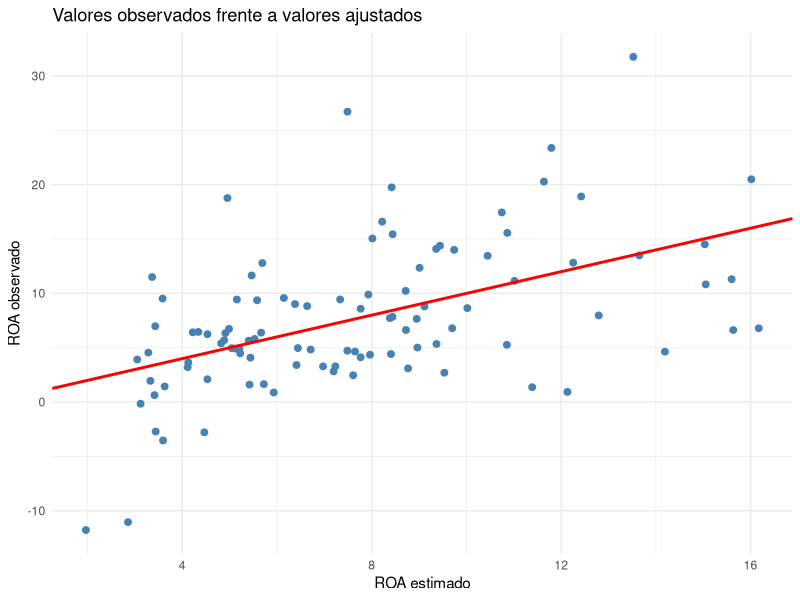
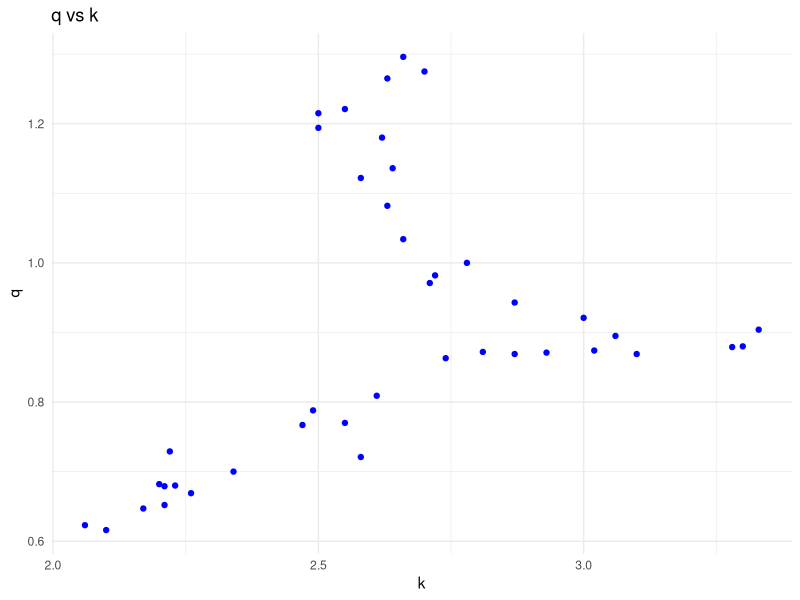
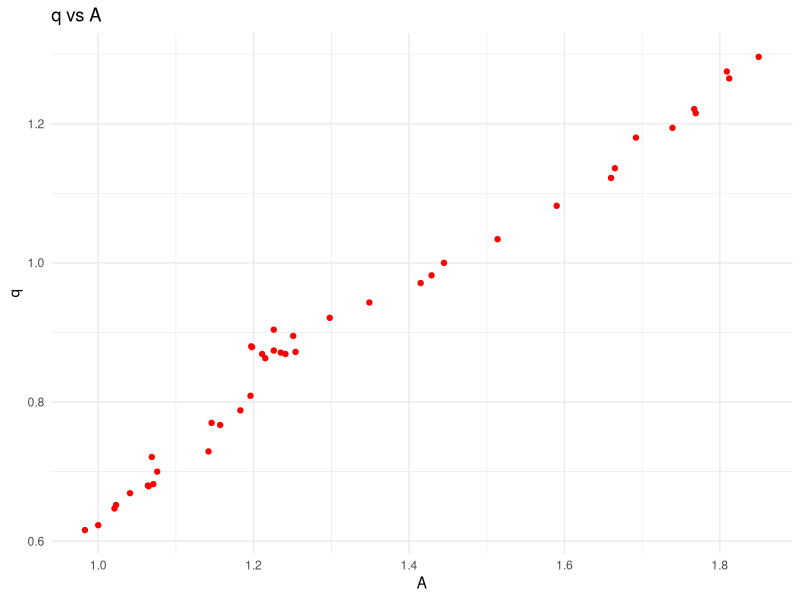
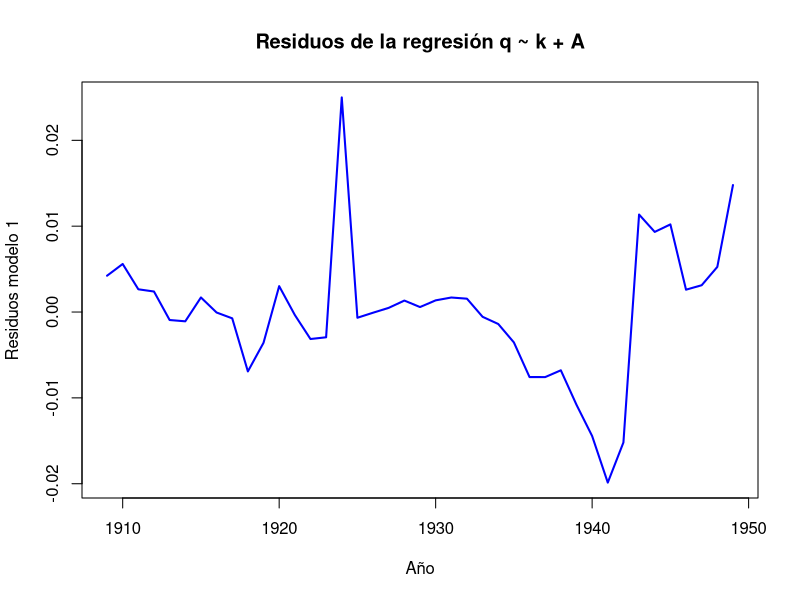
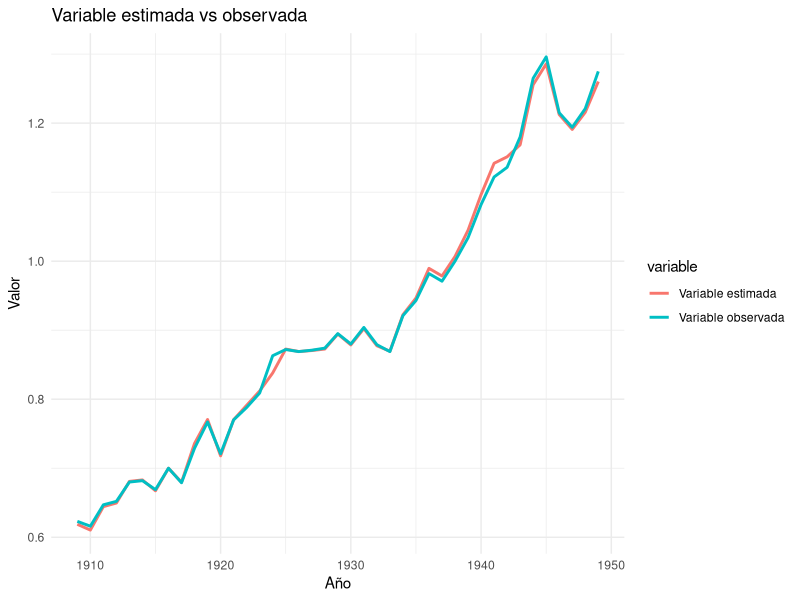
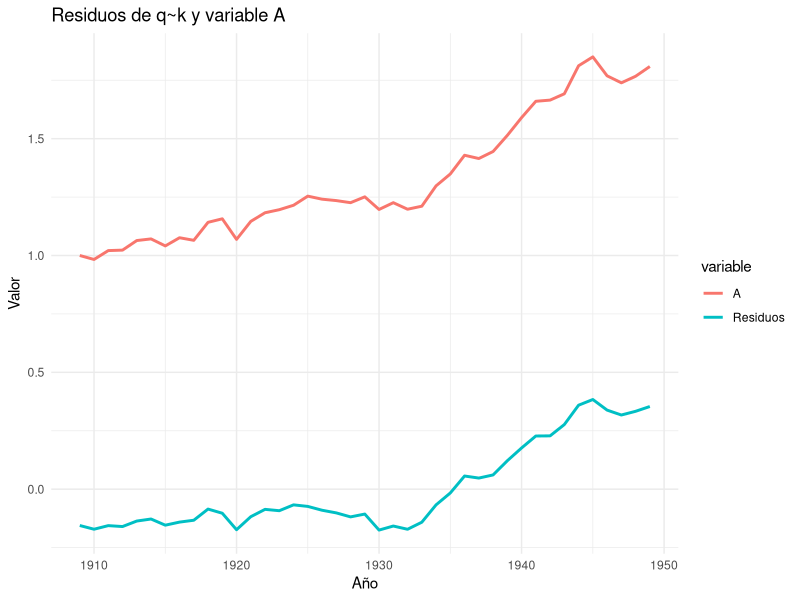

Write R code to recreate these figures, in order.
## ---- chunk 1
#| include: false
library(readxl)
library(dplyr)
library(ggplot2)
library(car)
library(strucchange)
## ---- chunk 2
datos <- read_excel("data/BD_SABI.xlsx", sheet = "Datos")
modelo <- lm(
    ROA ~ ENDEUDAMIENTO + LIQUIDEZ_INMEDIATA,
    data = datos
)
modelo
## ---- chunk 3
datos$ROA_estimado <- fitted(modelo)

ggplot(datos, aes(x = ROA_estimado, y = ROA)) +
  geom_point(color = "steelblue", size = 2) +
  geom_abline(intercept = 0, slope = 1,
              color = "red", linewidth = 1) +
  labs(
    title = "Valores observados frente a valores ajustados",
    x = "ROA estimado",
    y = "ROA observado"
  ) +
  theme_minimal()
## ---- chunk 4
modelo$residuals
## ---- chunk 5
SCR <- deviance(modelo)
SCR
## ---- chunk 6
n <- nobs(modelo)
k <- length(coef(modelo))

sigma2 <- SCR / (n - k)
sigma2
## ---- chunk 7
sigma(modelo)^2
## ---- chunk 8
vcov(modelo)
## ---- chunk 9
summary(modelo)$r.squared
## ---- chunk 10
datos <- read_excel("data/BD_SABI.xlsx", sheet = "Datos")
set.seed(1234)

# Variable aleatoria independiente del resto
datos$ID <- 1:nrow(datos)

modelo_id <- lm(
    ROA ~ ENDEUDAMIENTO + LIQUIDEZ_INMEDIATA+ID,
    data = datos
)
# Comparación
data.frame(
  Modelo = c("Original", "Con ID"),
  R2 = c(summary(modelo)$r.squared,
         summary(modelo_id)$r.squared),
  R2_corregido = c(summary(modelo)$adj.r.squared,
                   summary(modelo_id)$adj.r.squared)
)
## ---- chunk 11
modelo1 <- lm(
  ROA ~ LIQUIDEZ_INMEDIATA,
  data = datos)
## ---- chunk 12
modelo2 <- lm(
  ROA ~ LIQUIDEZ_INMEDIATA + ENDEUDAMIENTO + EMPLEADOS,
  data = datos
)
## ---- chunk 13
modelo3 <- lm(
  ROA ~ LIQUIDEZ_INMEDIATA + ENDEUDAMIENTO + EMPLEADOS+EBIT,
  data = datos
)
## ---- chunk 14
comparacion <- data.frame(
  Modelo = c(
    "Liquidez + Endeudamiento",
    "Liquidez",
    "Liquidez + Endeudamiento + Empleados",
    "Liquidez + Endeudamiento + Empleados+EBIT"
  ),
  R2 = c(
    summary(modelo)$r.squared,
    summary(modelo1)$r.squared,
    summary(modelo2)$r.squared,
    summary(modelo3)$r.squared
  ),
  R2_corregido = c(
    summary(modelo)$adj.r.squared,
    summary(modelo1)$adj.r.squared,
    summary(modelo2)$adj.r.squared,
    summary(modelo3)$adj.r.squared
  ),
  AIC = c(
    AIC(modelo),
    AIC(modelo1),
    AIC(modelo2),
    AIC(modelo3)
  ),
  BIC = c(
    BIC(modelo),
    BIC(modelo1),
    BIC(modelo2),
     BIC(modelo3)
  )
)

comparacion
## ---- chunk 15
confint(modelo3)
## ---- chunk 16
confint(modelo3, level = 0.90)
## ---- chunk 17
confint(modelo3, level = 0.99)
## ---- chunk 18
b <- coef(modelo)
X <- model.matrix(modelo)
sigma2 <- summary(modelo)$sigma^2
R <- rbind(
  c(0, 1, 0),
  c(0, 1, -1)
)
r <- c(0,0)
q <- nrow(R)
## ---- chunk 19
Fexp <-
t(R %*% b - r) %*%
solve(R %*% solve(t(X)%*%X) %*% t(R)) %*%
(R %*% b - r) /
(q * sigma2)
Fexp
## ---- chunk 20
gl1 <- q
gl2 <- df.residual(modelo)
qf(0.95, gl1, gl2)
## ---- chunk 21
datos <- read_excel("data/BD_IBEX.xlsx", sheet = "Datos")
modeloIBEX<- lm(
    Rend_IBEX ~ Rend_SP500+ Rend_EUROSTOXX50,
    data = datos
)
modeloIBEX

## ---- chunk 22
vcov(modelo)
## ---- chunk 23
gl <- df.residual(modelo)
alpha <- 0.05
t_teorico <- qt(1 - alpha/2, df = gl)
t_teorico
## ---- chunk 24
gl <- df.residual(modelo)
alpha <- 0.05
t_teorico <- qt(1 - alpha/2, df = gl)
t_teorico
## ---- chunk 25
gl <- df.residual(modelo)
alpha <- 0.1
t_teorico <- qt(1 - alpha/2, df = gl)
t_teorico
## ---- chunk 26
datos <- read_excel("data/BD_IBEX.xlsx", sheet = "Datos")
modeloIBEX <- lm(
    Rend_IBEX ~ Rend_SP500+ Rend_EUROSTOXX50,
    data = datos
)
summary(modeloIBEX)
## ---- chunk 27
datos <- read_excel("data/BD_IBEX.xlsx", sheet = "Datos")
modeloIBEX <- lm(
    Rend_IBEX ~ Rend_SP500+ Rend_EUROSTOXX50,
    data = datos
)
summary(modeloIBEX)
## ---- chunk 28
linearHypothesis(modelo,
                 c("ENDEUDAMIENTO = 0",
                   "ENDEUDAMIENTO-LIQUIDEZ_INMEDIATA = 0"))
## ---- chunk 29
nueva_empresa <- data.frame(
  ENDEUDAMIENTO = 15,
  LIQUIDEZ_INMEDIATA = 3
)
## ---- chunk 30
predict(
  modelo,
  newdata = nueva_empresa,
  interval = "confidence"
)
## ---- chunk 31
predict(
  modelo,
  newdata = nueva_empresa,
  interval = "prediction"
)
## ---- chunk 32
modeloIBEX <- lm(
  Rend_IBEX ~ Rend_SP500 + Rend_EUROSTOXX50,
  data = datos
)

sctest(
  modeloIBEX,
  type = "Chow",
  point = 36
)
## ---- chunk 33
datos= read_excel('data/BD_FUNCIONPRODUCCION.xlsx')
## ---- chunk 34
summary(datos)
## ---- chunk 35
cor(datos)
## ---- chunk 36
ggplot(datos, aes(x = k, y = q)) +
  geom_point(color = "blue") +
  labs(title = "q vs k", x = "k", y = "q") +
  theme_minimal()
## ---- chunk 37
ggplot(datos, aes(x = A, y = q)) +
  geom_point(color = "red") +
  labs(title = "q vs A", x = "A", y = "q") +
  theme_minimal()
## ---- chunk 38
modelo1=lm(q~k+A, data=datos)
summary(modelo1)
## ---- chunk 39
residuos1=resid(modelo1)
plot(datos$year, residuos1, type = "l", col = "blue", lwd = 2,
     xlab = "Año", ylab = "Residuos modelo 1",
     main = "Residuos de la regresión q ~ k + A")
## ---- chunk 40
q_estimada_modelo1<- fitted(modelo1)
## ---- chunk 41
df <- data.frame(
  año = rep(datos$year, 2),
  valor = c(q_estimada_modelo1, datos$q),
 variable = rep(c("Variable estimada", "Variable observada"), each = nrow(datos))
)

ggplot(df, aes(x = año, y = valor, color = variable)) +
  geom_line(linewidth = 1) +
  labs(title = "Variable estimada vs observada", x = "Año", y = "Valor") +
  theme_minimal()
## ---- chunk 42
modelo2=lm(q~k, data=datos)
summary(modelo2)
## ---- chunk 43
residuos2=resid(modelo2)
df <- data.frame(
  año = rep(datos$year, 2),
  valor = c(residuos2, datos$A),
 variable = rep(c("Residuos", "A"), each = nrow(datos))
)

ggplot(df, aes(x = año, y = valor, color = variable)) +
  geom_line(linewidth = 1) +
  labs(title = "Residuos de q~k y variable A", x = "Año", y = "Valor") +
  theme_minimal()
## ---- chunk 44
demand= read_excel('data/bd3_demand.xlsx')
demand<-as.data.frame(demand)
## ---- chunk 45
modelo1=lm(DAIRY~INC, data=demand)
resultado_modelo1=summary(modelo1)
modelo2=lm(DAIRY~log(INC), data=demand)
resultado_modelo2=summary(modelo2)
modelo3=lm(DAIRY~INC+PUNDER5, data=demand)
resultado_modelo3=summary(modelo3)
modelo4=lm(DAIRY~INC+PUNDER5-1, data=demand)
resultado_modelo4=summary(modelo4)
modelo5=lm(DAIRY~INC+HHSIZE, data=demand)
resultado_modelo5=summary(modelo5)
modelo6=lm(log(DAIRY)~INC,data=demand)
resultado_modelo6=summary(modelo6)
modelo7=lm(log(DAIRY)~INC+PUNDER5,data=demand)
resultado_modelo7=summary(modelo7)
modelo8=lm(log(DAIRY)~INC+PUNDER5-1,data=demand)
resultado_modelo8=summary(modelo8)
## ---- chunk 46
resultados <- data.frame(
Modelo = c("modelo1", "modelo2","modelo3","modelo4","modelo5","modelo6","modelo7","modelo8"),
DF     = c(length(coef(modelo1)), length(coef(modelo2)), length(coef(modelo3)), length(coef(modelo4)), length(coef(modelo5)), length(coef(modelo6)), length(coef(modelo7)), length(coef(modelo8))),
R2_CORREGIDO = c(resultado_modelo1$adj.r.squared,resultado_modelo2$adj.r.squared,resultado_modelo3$adj.r.squared,resultado_modelo4$adj.r.squared,resultado_modelo5$adj.r.squared,resultado_modelo6$adj.r.squared,resultado_modelo7$adj.r.squared,resultado_modelo8$adj.r.squared),
AIC    = c(AIC(modelo1), AIC(modelo2),AIC(modelo3), AIC(modelo4),AIC(modelo5), AIC(modelo6),AIC(modelo7), AIC(modelo8)),
BIC    = c(BIC(modelo1), BIC(modelo2),BIC(modelo3), BIC(modelo4),BIC(modelo5), BIC(modelo6),BIC(modelo7), BIC(modelo8)))
resultados
## ---- chunk 47
philips= read_excel('data/BD_PHILIPS.xlsx')
philips=as.data.frame(philips)
## ---- chunk 48
knitr::opts_chunk$set(echo = TRUE)
library(readxl)
datos <- read_excel("data/bd6_esperanza.xlsx")
## ---- chunk 49
m_linlin <- lm(Esperanza ~ Gasto + Renta, data = datos)
m_loglin <- lm(log(Esperanza)~ Gasto + Renta, data = datos)
m_linlog <- lm(Esperanza ~ log(Gasto) + Renta, data = datos)     
m_loglog <- lm(log(Esperanza) ~ log(Gasto) + log(Renta), data = datos)
summary(m_linlin)
summary(m_loglin)
summary(m_linlog)
summary(m_loglog)
## ---- chunk 50
m_linlin_ratio <- lm(Esperanza ~ GastoPIB + Renta, data = datos)
m_loglin_ratio <- lm(log(Esperanza)~ GastoPIB + Renta, data = datos)
m_linlog_ratio <- lm(Esperanza ~ log(GastoPIB) + Renta, data = datos) 
m_loglog_ratio <- lm(log(Esperanza) ~ log(GastoPIB)+Renta, data = datos)
summary(m_linlin_ratio)
summary(m_loglin_ratio)
summary(m_linlog_ratio)
summary(m_loglog_ratio)
## ---- chunk 51
m_linlin_sinrenta <- lm(Esperanza ~ GastoPIB, data = datos)
m_loglin_sinrenta <- lm(log(Esperanza)~ GastoPIB, data = datos)
m_linlog_sinrenta <- lm(Esperanza ~ log(GastoPIB), data = datos)
m_loglog_sinrenta <- lm(log(Esperanza) ~ log(GastoPIB), data = datos)
summary(m_linlin_sinrenta)
summary(m_loglin_sinrenta)
summary(m_linlog_sinrenta)
summary(m_loglog_sinrenta)
## ---- chunk 52
resultados <- data.frame(
  modelo = c("lin-lin", "log-lin", "lin-log", "log-log",
             "lin-lin ratio", "log-lin ratio", "lin-log ratio", "log-log ratio",
             "lin-lin sin renta", "log-lin sin renta", "lin-log sin renta", "log-log sin renta"),
  R2 = c(summary(m_linlin)$r.squared,
         summary(m_loglin)$r.squared,
         summary(m_linlog)$r.squared,
         summary(m_loglog)$r.squared,
         summary(m_linlin_ratio)$r.squared,
         summary(m_loglin_ratio)$r.squared,
         summary(m_linlog_ratio)$r.squared,
         summary(m_loglog_ratio)$r.squared,
         summary(m_linlin_sinrenta)$r.squared,
         summary(m_loglin_sinrenta)$r.squared,
         summary(m_linlog_sinrenta)$r.squared,
         summary(m_loglog_sinrenta)$r.squared),
  R2_ajustado = c(summary(m_linlin)$adj.r.squared,
                  summary(m_loglin)$adj.r.squared,
                  summary(m_linlog)$adj.r.squared,
                  summary(m_loglog)$adj.r.squared,
                  summary(m_linlin_ratio)$adj.r.squared,
                  summary(m_loglin_ratio)$adj.r.squared,
                  summary(m_linlog_ratio)$adj.r.squared,
                  summary(m_loglog_ratio)$adj.r.squared,
                  summary(m_linlin_sinrenta)$adj.r.squared,
                  summary(m_loglin_sinrenta)$adj.r.squared,
                  summary(m_linlog_sinrenta)$adj.r.squared,
                  summary(m_loglog_sinrenta)$adj.r.squared)
)
resultados
## ---- chunk 53
AIC(m_linlin,m_loglin,m_linlog,m_loglog,m_linlin_ratio,m_loglin_ratio,m_linlog_ratio,m_loglog_ratio,m_linlin_sinrenta,m_loglin_sinrenta,m_linlog_sinrenta,m_loglog_sinrenta)
BIC(m_linlin,m_loglin,m_linlog,m_loglog,m_linlin_ratio,m_loglin_ratio,m_linlog_ratio,m_loglog_ratio,m_linlin_sinrenta,m_loglin_sinrenta,m_linlog_sinrenta,m_loglog_sinrenta)
